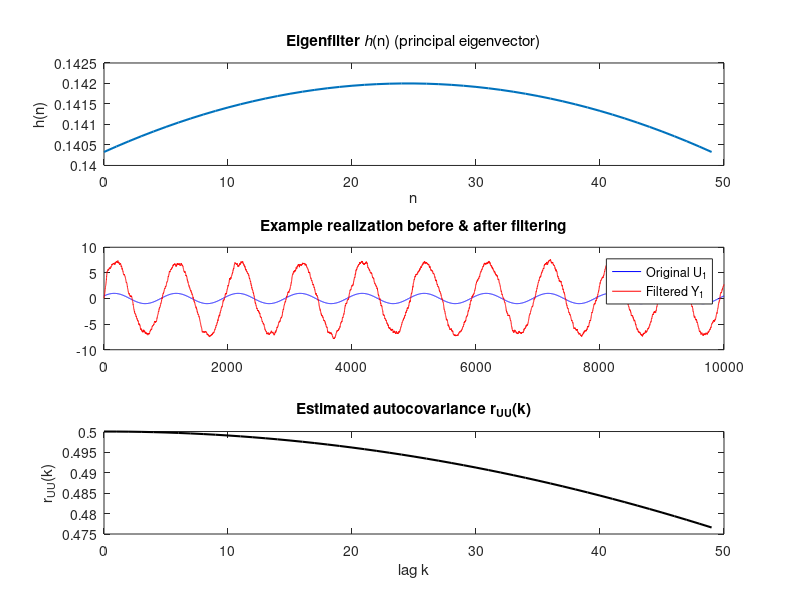

This chart was generated by the following MATLAB code:

clearvars; close all; clc

% Parameters
N = 10000;       
n = 0:N-1;      
K = 1000;        
sigma2 = 0.1;    
M = 50;          

% Generate K realizations of U(n) 
U = zeros(K,N);
X = zeros(K,N);
for k = 1:K
    phi = 2*pi*rand;                     
    U(k,:) = sin(2*pi/1000 * n + phi);   
    W = sqrt(sigma2)*randn(1,N);         
    X(k,:) = U(k,:) + W;                 
end

% Estimate autocovariance sequence 
r = zeros(M,1);

for lag = 0:M-1
    
    tmp = U(:,1+lag:N) .* U(:,1:N-lag);
    r(lag+1) = mean(tmp(:));
end

% Build the M×M Toeplitz autocovariance matrix R_UU
R = toeplitz(r);

%  Eigen‐decomposition 
[Q,L] = eig(R);                         
[lam_sorted, idx] = sort(diag(L),'descend');
h = Q(:, idx(1));                      

% Apply the eigenfilter to each noisy realization
Y = zeros(K,N);
for k = 1:K
    Y(k,:) = filter(h, 1, X(k,:));
end


figure;
subplot(3,1,1);
plot(0:M-1, h, 'LineWidth',1.5);
title('Eigenfilter \ith\rm(n) (principal eigenvector)');
xlabel('n'); ylabel('h(n)');

subplot(3,1,2);
plot(n, U(1,:), 'b', n, Y(1,:), 'r');
legend('Original U_1','Filtered Y_1');
title('Example realization before & after filtering');

subplot(3,1,3);
plot(0:M-1, r, 'k','LineWidth',1.5);
title('Estimated autocovariance r_{UU}(k)');
xlabel('lag k'); ylabel('r_{UU}(k)');
